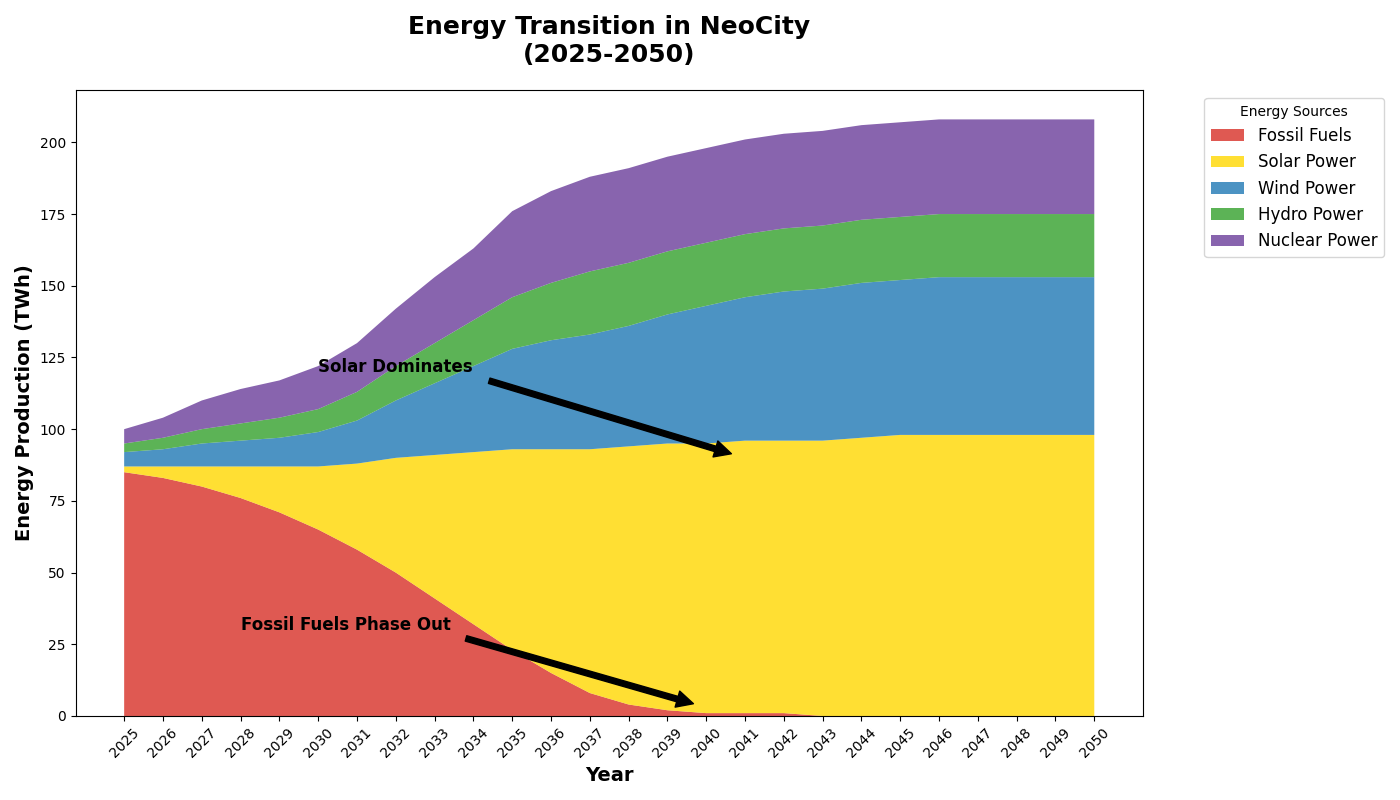

The script that drew this image:
import matplotlib.pyplot as plt
import numpy as np

# Backstory: We are illustrating the fictional evolution of different types of energy sources powering a futuristic city named "NeoCity" from 2025 to 2050.
# The main goal is to visualize the rise of renewable energy sources replacing traditional fossil fuels over the span of 25 years.

# Data Preparation
years = np.arange(2025, 2051)
fossil_fuels = np.array([85, 83, 80, 76, 71, 65, 58, 50, 41, 32, 23, 15, 8, 4, 2, 1, 1, 1, 0, 0, 0, 0, 0, 0, 0, 0])
solar_power = np.array([2, 4, 7, 11, 16, 22, 30, 40, 50, 60, 70, 78, 85, 90, 93, 94, 95, 95, 96, 97, 98, 98, 98, 98, 98, 98])
wind_power = np.array([5, 6, 8, 9, 10, 12, 15, 20, 25, 30, 35, 38, 40, 42, 45, 48, 50, 52, 53, 54, 54, 55, 55, 55, 55, 55])
hydro_power = np.array([3, 4, 5, 6, 7, 8, 10, 12, 14, 16, 18, 20, 22, 22, 22, 22, 22, 22, 22, 22, 22, 22, 22, 22, 22, 22])
nuclear_power = np.array([5, 7, 10, 12, 13, 15, 17, 20, 23, 25, 30, 32, 33, 33, 33, 33, 33, 33, 33, 33, 33, 33, 33, 33, 33, 33])

# Stack the data for plotting
energy_data = np.vstack([fossil_fuels, solar_power, wind_power, hydro_power, nuclear_power])

# Plot the stacked area chart
fig, ax = plt.subplots(figsize=(14, 8))

# Use stackplot to create the chart
ax.stackplot(years, energy_data, labels=['Fossil Fuels', 'Solar Power', 'Wind Power', 'Hydro Power', 'Nuclear Power'], 
             colors=['#d73027', '#ffd700', '#1f78b4', '#33a02c', '#6a3d9a'], alpha=0.8)

# Customize the chart with title and labels
ax.set_title('Energy Transition in NeoCity\n(2025-2050)', fontsize=18, weight='bold', pad=20)
ax.set_xlabel('Year', fontsize=14, weight='bold')
ax.set_ylabel('Energy Production (TWh)', fontsize=14, weight='bold')

# Rotate x-axis labels for better readability
ax.set_xticks(years)
ax.set_xticklabels(years, rotation=45)

# Position the legend outside the plot
ax.legend(loc='upper left', bbox_to_anchor=(1.05, 1), title='Energy Sources', fontsize=12)

# Improve layout to prevent overlap
plt.tight_layout()

# Annotate significant milestones
ax.annotate('Solar Dominates', xy=(2041, 90), xytext=(2030, 120),
             arrowprops=dict(facecolor='black', shrink=0.05), fontsize=12, weight='bold')
ax.annotate('Fossil Fuels Phase Out', xy=(2040, 3), xytext=(2028, 30),
             arrowprops=dict(facecolor='black', shrink=0.05), fontsize=12, weight='bold')

# Show the plot
plt.show()
